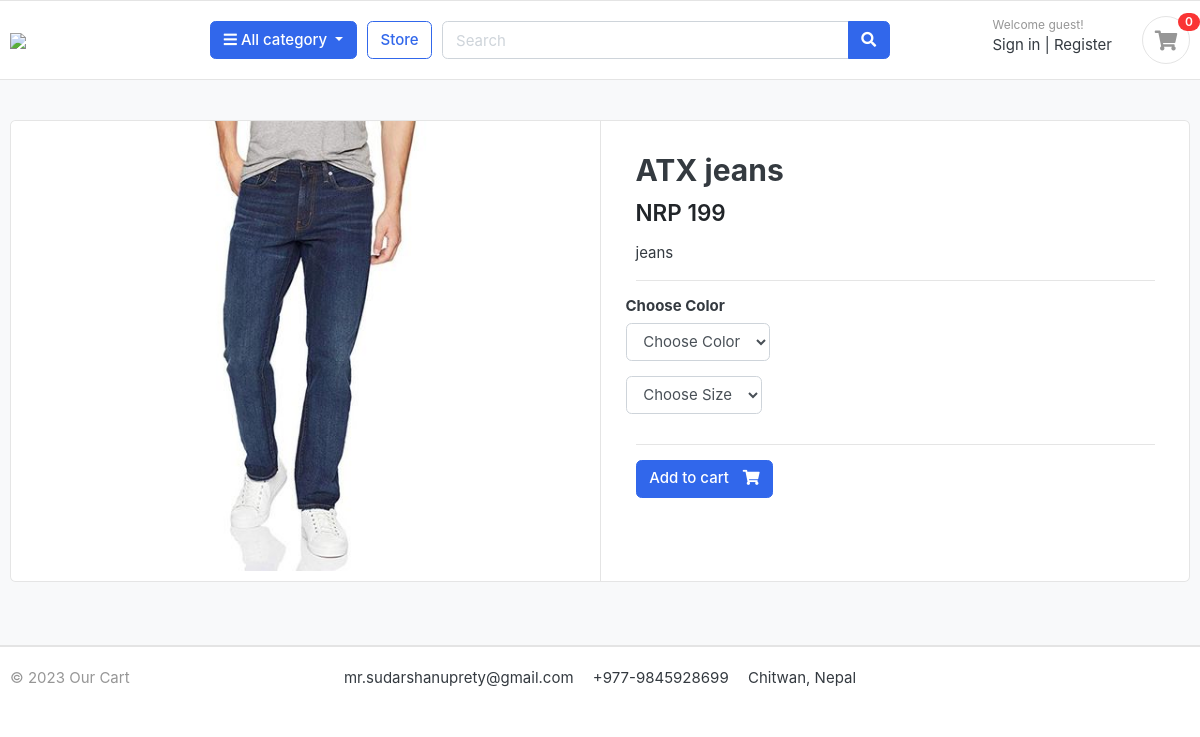
The app's page /store/category/jeans/atx-jeans with its own data.
### store/models.py (models this page shows, shortened)
class Product(models.Model):
    product_name = models.CharField(max_length=200, unique=True)
    slug = models.SlugField(max_length=200, unique=True)
    description = models.TextField(max_length=500, blank=True)
    price = models.IntegerField()
    images = models.ImageField(upload_to='photos/products')
    stock = models.IntegerField()
    is_available = models.BooleanField(default=True)
    category = models.ForeignKey(Category, on_delete=models.CASCADE)
    created_date = models.DateTimeField(auto_now_add=True)
    modified_date = models.DateTimeField(auto_now=True)

### store/views.py (the view)
# urls.py: path('category/<slug:category_slug>/<slug:product_slug>', views.product_detail,name='product_detail'),
def product_detail(request,category_slug,product_slug):   #this function is used to return the single product pahe for eg when clicked on a shoes it shows price, pictures and many more.
    try:
        single_product=Product.objects.get(category__slug=category_slug,slug=product_slug)
        in_cart=CartItem.objects.filter(cart__cart_id=_cart_id(request),product=single_product).exists()
    except Exception as e:
        raise e
    context={
        'single_product':single_product,
        'in_cart':in_cart,
    }
    return render(request,'store/product_detail.html',context)

### carts/context_processor.py (called while the page is built)
def counter(request):
    cart_count=0
    if 'admin' in request.path:
        return {}
    else:
        try:
            cart=Cart.objects.filter(cart_id=_cart_id(request))
            if request.user.is_authenticated:
                cart_items=CartItem.objects.all().filter(user=request.user)
            else:
                cart_items=CartItem.objects.all().filter(cart=cart[:1])
            for cart_item in cart_items:
                cart_count+=cart_item.quantity
        except Cart.DoesNotExist:
            cart_count=0
    return dict(cart_count=cart_count)

### carts/views.py (called while the page is built)
def _cart_id(request):  # this function will get the cart id and will use that cart id in add_cart function
    cart = request.session.session_key
    if not cart:
        cart = request.session.create()
    return cart

### category/context_processors.py (called while the page is built)
def menu_links(request):
    links=Category.objects.all()
    return dict(links=links)

### category/models.py (called while the page is built)
    def get_url(self):
        return reverse('products_by_categories',args=[self.slug])

### store/models.py (called while the page is built)
    def colors(self):
        return super(VariationManager,self).filter(variation_category='color',is_active=True)

    def sizes(self):
        return super(VariationManager,self).filter(variation_category='size',is_active=True)

### templates/store/product_detail.html (shortened to what this page needs)
{% extends 'base.html' %}
{% load static %}
{%block content%}
<section class="section-content padding-y bg">
    <div class="container">
    <div class="card">
        <div class="row no-gutters">
            <aside class="col-md-6">
    <article class="gallery-wrap">
        <div class="img-big-wrap">
           <a href="#"><img src="{{single_product.images.url}}"></a>
        </div>
    </article>
            </aside>
            <main class="col-md-6 border-left">
    <form action="{%url 'add_cart' single_product.id%}" method="POST">
    <article class="content-body">
    <h2 class="title">{{single_product.product_name}}</h2>
    <div class="mb-3">
        <var class="price h4">NRP {{single_product.price}}</var>
    </div>
    <p>{{single_product.description}}</p>
    <hr>
        <div class="row">
            <div class="item-option-select">
                <h6>Choose Color</h6>
                <select name="color" class="form-control" required>
                  <option value="" disabled selected>Choose Color</option>
                </select>
            </div>
        </div>
        <div class="row">
            <div class="item-option-select">
                <select name="size" class="form-control" required>
                  <option value="" disabled selected>Choose Size</option>
                </select>
            </div>
        </div>
        <hr>
      {% if single_product.stock <= 0 %}
          <h5 class="text-danger">Out of stock</h5>
        {%else%}
        <button type="submit"  class="btn  btn-primary"> <span class="text">Add to cart</span> <i class="fas fa-shopping-cart"></i>  </button>
        {%endif%}
    </article>
    </form>
            </main>
        </div>
    </div>
    <br>
    </div>
    </section>
{%endblock%}

### ecommerce/static/css/ui.css (style rules this page uses)
html { font-family: "Inter", sans-serif; font-size: 15px; }
.content-body { flex: 1 1 auto; padding: 2rem 2.3rem; }
.padding-y { padding-top: 40px; padding-bottom: 40px; }
var { font-style: normal; }
article:after, .form-group:after { display: block; clear: both; content: ""; }
.bg { background-color: #f8f9fa; }
.btn .text + i { margin-left: 10px; }
.price { font-weight: 600; color: #212529; }
.gallery-wrap .img-big-wrap { margin-bottom: 10px; border-radius: 0.37rem; overflow: hidden; background-color: #fff; }
.gallery-wrap .img-big-wrap a { text-align: center; display: block; }
.gallery-wrap .img-big-wrap img { height: 450px; width: auto; display: inline-block; }
.item-option-select { margin-bottom: 1rem; display: inline-block; margin-right: 15px; }

### records on screen
Product: images (picture), product_name "ATX jeans", price "199", description "jeans"

### other values on screen
{{ cart_count }} "0"
